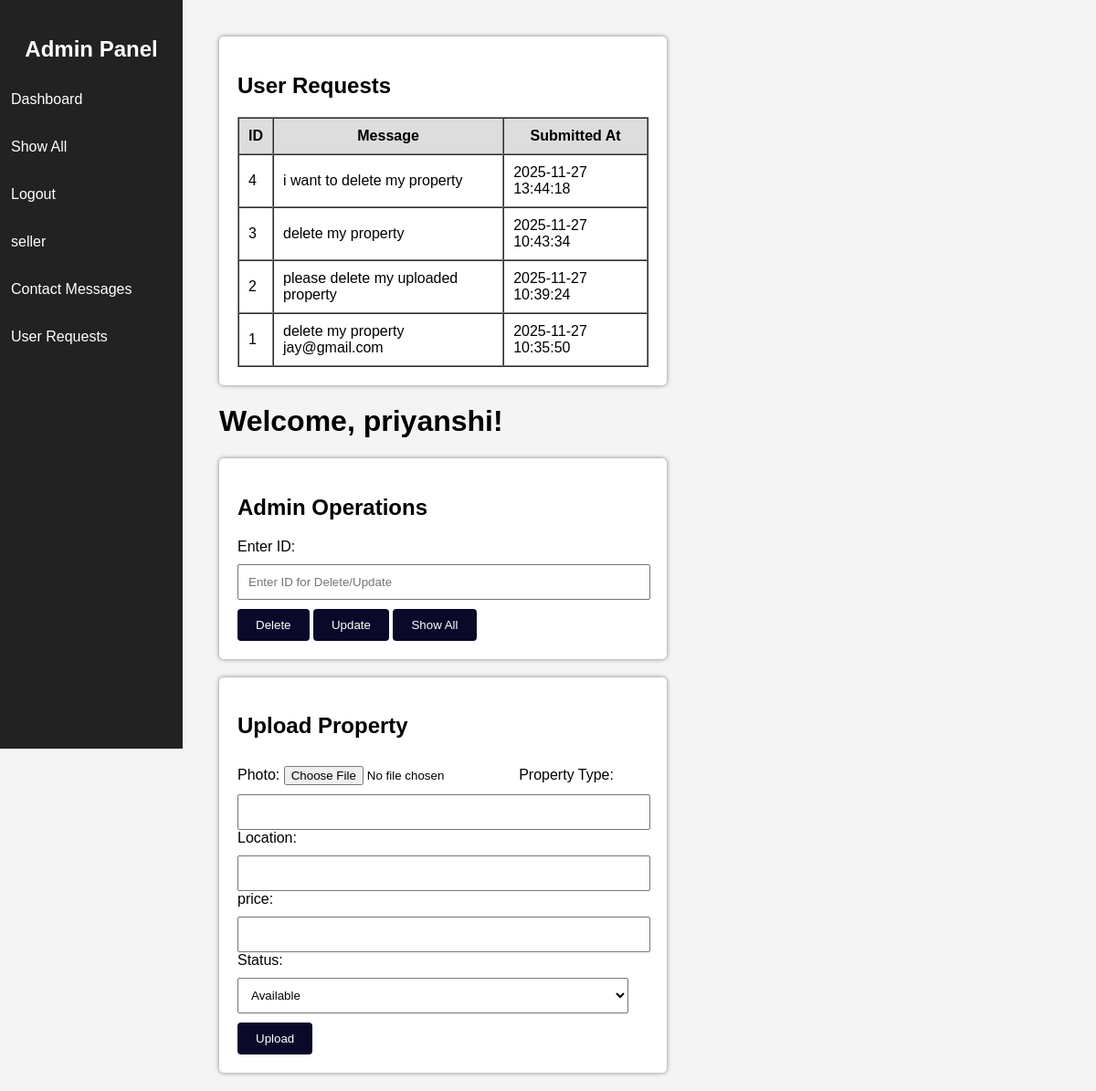
The app's page /panel/admindashboard.php?show=requests (signed in) with its own data.
### tables this page shows
CREATE TABLE `requests` (
  `id` int(10) NOT NULL,
  `message` text NOT NULL,
  `submitted_at` datetime NOT NULL
);

### html/panel/admindashboard.php (the view, shortened to what this page needs)
<!DOCTYPE html>
<html>
<head>
</head>
<body>
<div class="sidebar">
<h2>Admin Panel</h2>
<a href="admindashboard.php">Dashboard</a>
<a href="show.php">Show All</a>
<a href="logout.php">Logout</a>
<a href="usershow.php">seller</a>
<a href="show_messages.php">Contact Messages</a>
<a href="admindashboard.php?show=requests">User Requests</a>
</div>
<div class="content">
<?php
if (isset($_GET['show']) && $_GET['show'] == 'requests') {
    $conn = new mysqli("localhost", "root", "", "realdb");
    $result = $conn->query("SELECT * FROM requests ORDER BY id DESC");
    echo "<div class='form-box'>";
    echo "<h2>User Requests</h2>";
    if ($result->num_rows > 0) {
        echo "<table border='1' cellpadding='10' cellspacing='0' style='width:100%; background:white;'>
                <tr style='background:#ddd;'>
                    <th>ID</th>
                    <th>Message</th>
                    <th>Submitted At</th>
                </tr>";
        while ($row = $result->fetch_assoc()) {
            echo "<tr>
                    <td>{$row['id']}</td>
                    <td>{$row['message']}</td>
                    <td>{$row['submitted_at']}</td>
               </tr>";
        }
        echo "</table>";
    } else {
        echo "<p>No requests found.</p>";
    }
    echo "</div>";
}
?>
<h1>Welcome, <?php echo $_SESSION['username']; ?>!</h1>
<div class="form-box">
<h2>Admin Operations</h2>
<form method="POST">
Enter ID:<br>
<input type="text" name="id" placeholder="Enter ID for Delete/Update">
<input type="submit" name="delete" value="Delete">
<input type="submit" name="update" value="Update">
<input type="submit" name="showall" value="Show All">
</form>
</div>
<div class="form-box">
<h2>Upload Property</h2>
<form method="POST" enctype="multipart/form-data">
<label>Photo:</label>
<input type="file" name="photo" required>
<label>Property Type:</label>
<input type="text" name="type" required>
<label>Location:</label>
<input type="text" name="location" required>
<label>price:</label>
<input type="text" name="price" required>
<label>Status:</label>
<select name="status">
<option value="Available">Available</option>
</select>
<input type="submit" name="upload" value="Upload">
</form>
</div>
</div>
</body>
</html>

### html/panel/admindashboard.php (style rules this page uses)
body { margin: 0; font-family: Arial; background: #f4f4f4; }
.sidebar { width: 200px; height: 100vh; background: #222; color: white; position: fixed; padding-top: 20px; }
.sidebar h2 { text-align: center; }
.sidebar a { display: block; padding: 12px; text-decoration: none; color: white; margin-top: 10px; }
.content { margin-left: 220px; padding: 20px; }
.form-box { background: white; padding: 20px; width: 450px; border-radius: 5px; box-shadow: 0 0 5px grey; margin-top: 20px; }
input[type=text], select { width: 95%; padding: 10px; margin-top: 10px; }
input[type=file] { margin-top: 10px; }
input[type=submit] { padding: 10px 20px; background: #0B092A; color: white; border: none; border-radius: 4px; margin-top: 10px; }

### records on screen
requests: id "4", message "i want to delete my property", submitted_at "2025-11-27 13:44:18"
requests: id "3", message "delete my property", submitted_at "2025-11-27 10:43:34"
requests: id "2", message "please delete my uploaded property", submitted_at "2025-11-27 10:39:24"
requests: id "1", message "delete my property jay@gmail.com", submitted_at "2025-11-27 10:35:50"

### other values on screen
$_SESSION['username'] "priyanshi"
